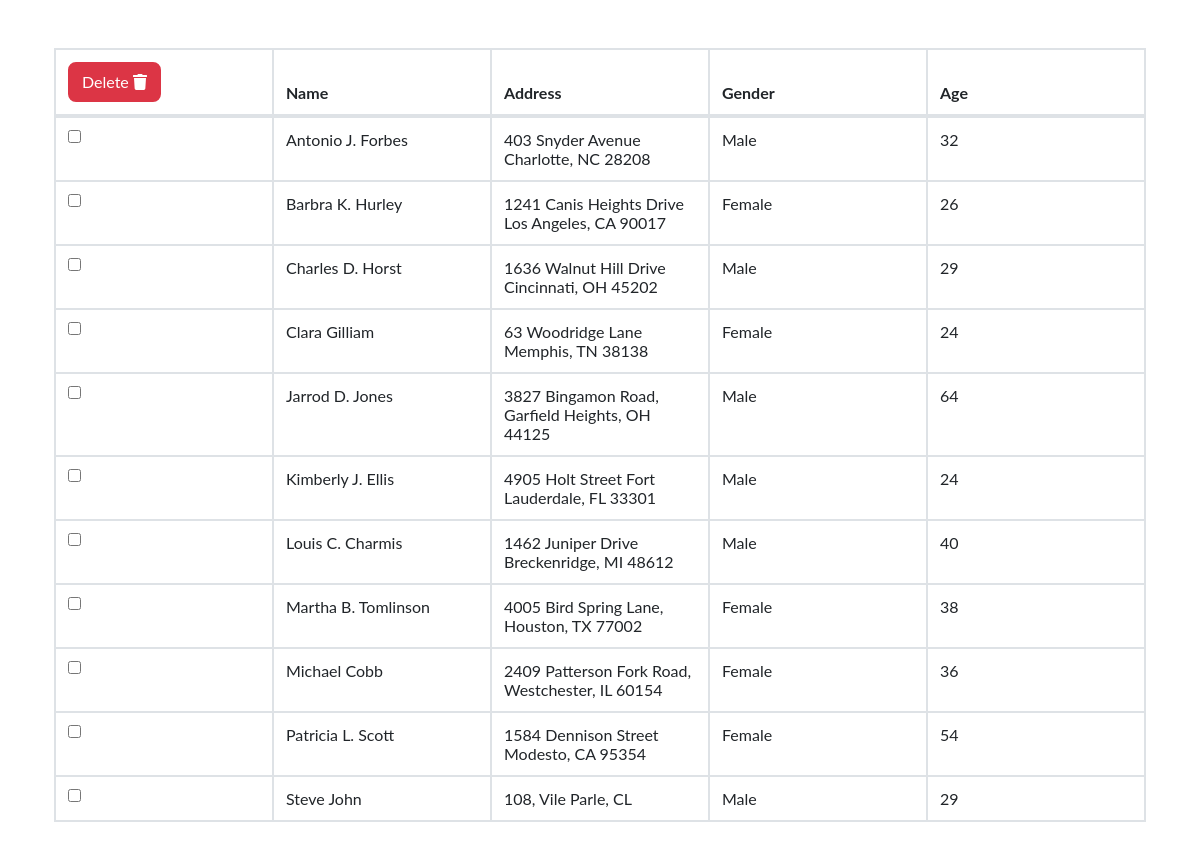
The page / on the database its author committed.
### tables this page shows
CREATE TABLE `employees` (
  `id` int(11) NOT NULL,
  `name` varchar(50) NOT NULL,
  `address` text NOT NULL,
  `gender` varchar(10) NOT NULL,
  `age` int(11) NOT NULL
);

### index.php (the view, shortened to what this page needs)
<?php
    include('dbcon.php');
    $query = "SELECT * FROM employees ORDER BY name ASC";
    $statement = $connect->prepare($query);
    $statement->execute();
    $result = $statement->fetchAll();
?>
<html>
    <head>
        <link href="assets/css/styles.css" rel="stylesheet" />
    </head>
    <body class="d-flex flex-column min-vh-100">
        <div class="container mb-5">
            <div class="table-responsive">
                <table class="table table-bordered">
                    <thead>
                    <tr>
                        <th><button type="button" name="delete_all" id="delete_all" class="btn btn-danger btn-xs">Delete <i class="fa fa-trash"></i></button></th>
                        <th>Name</th>
                        <th>Address</th>
                        <th>Gender</th>
                        <th>Age</th>
                    </tr>
                    </thead>
                    <?php
                        foreach($result as $row){
                            echo '
                            <tr>
                                <td>
                                    <input type="checkbox" class="delete_checkbox" value="'.$row["id"].'" />
                                </td>
                                <td>'.$row["name"].'</td>
                                <td>'.$row["address"].'</td>
                                <td>'.$row["gender"].'</td>
                                <td>'.$row["age"].'</td>
                            </tr>
                            ';
                        }
                    ?>
                </table>
            </div>
        </div>
    </body>
</html>

### rows shown on the page
employees: name "Antonio J. Forbes", address "403 Snyder Avenue Charlotte, NC 28208", gender "Male", age "32"
employees: name "Barbra K. Hurley", address "1241 Canis Heights Drive Los Angeles, CA 90017", gender "Female", age "26"
employees: name "Charles D. Horst", address "1636 Walnut Hill Drive Cincinnati, OH 45202", gender "Male", age "29"
employees: name "Clara Gilliam", address "63 Woodridge Lane Memphis, TN 38138", gender "Female", age "24"
employees: name "Jarrod D. Jones", address "3827 Bingamon Road, Garfield Heights, OH 44125", gender "Male", age "64"
employees: name "Kimberly J. Ellis", address "4905 Holt Street Fort Lauderdale, FL 33301", gender "Male", age "24"
employees: name "Louis C. Charmis", address "1462 Juniper Drive Breckenridge, MI 48612", gender "Male", age "40"
employees: name "Martha B. Tomlinson", address "4005 Bird Spring Lane, Houston, TX 77002", gender "Female", age "38"
employees: name "Michael Cobb", address "2409 Patterson Fork Road, Westchester, IL 60154", gender "Female", age "36"
employees: name "Patricia L. Scott", address "1584 Dennison Street Modesto, CA 95354", gender "Female", age "54"
employees: name "Steve John", address "108, Vile Parle, CL", gender "Male", age "29"
